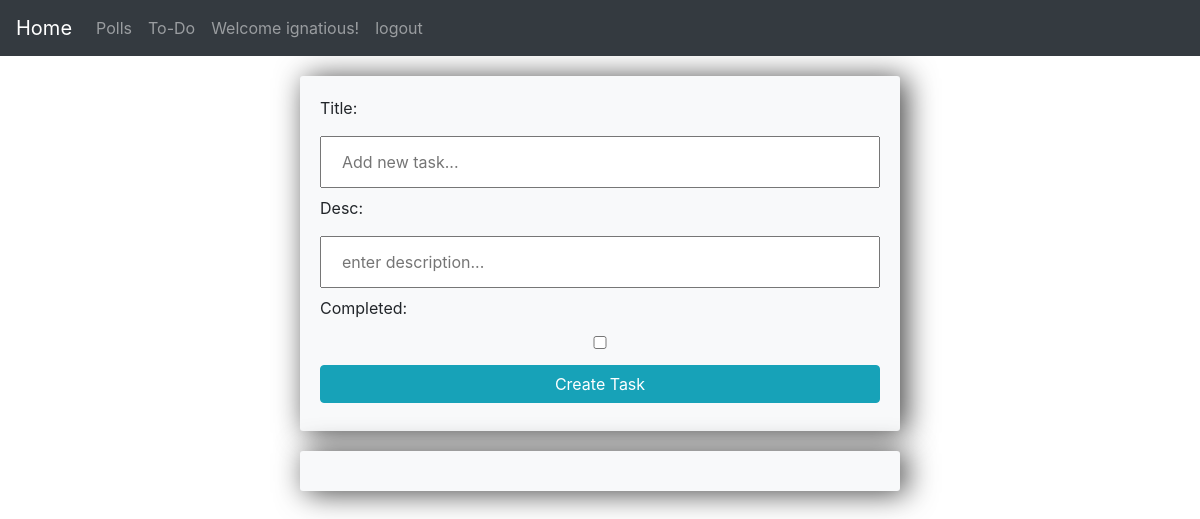
Page /tasks/ (signed in) on the earlier database version.
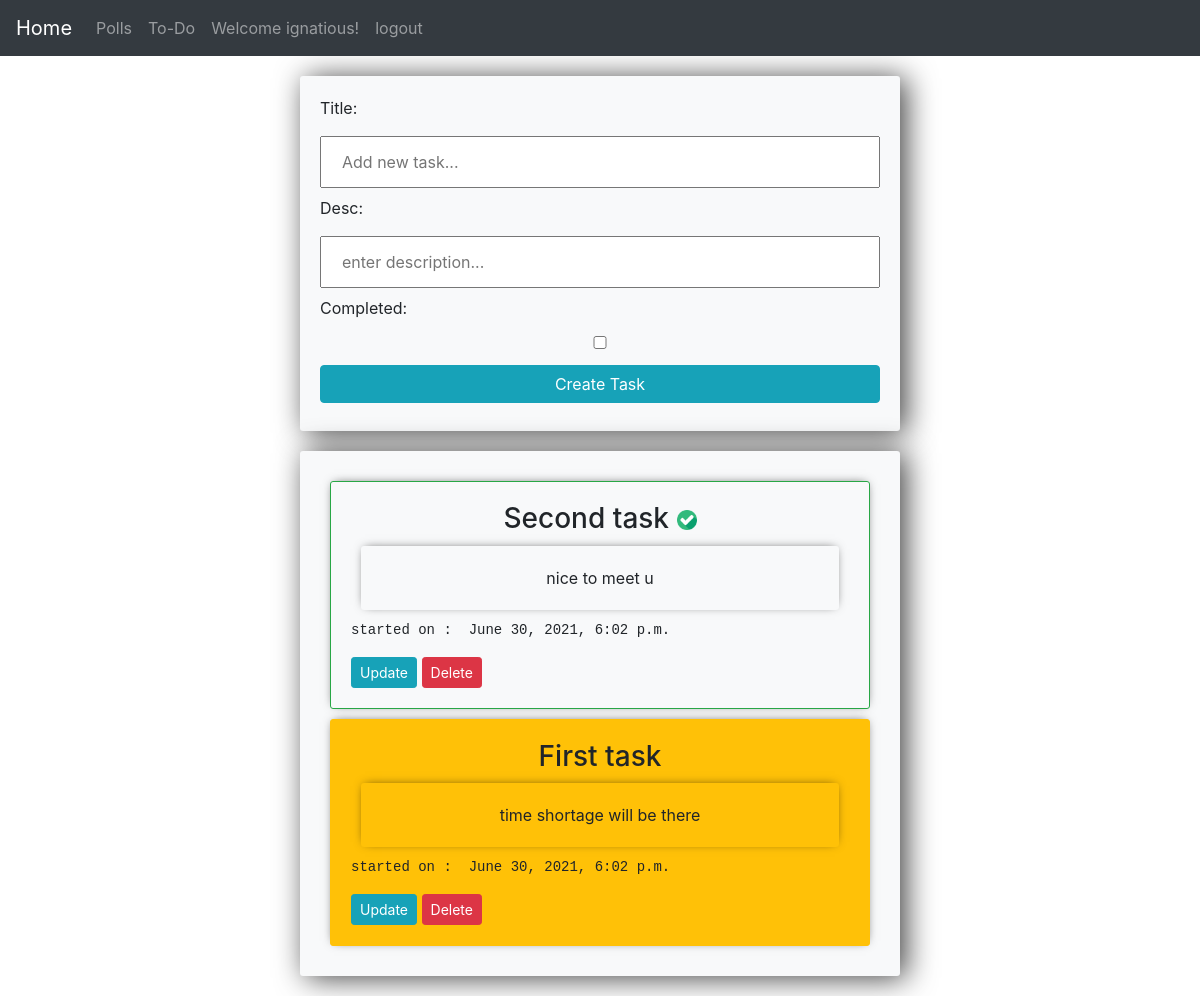
Same page on the later database version.
### tasks/models.py (models this page shows)
class Task(models.Model):
    title= models.CharField(max_length= 100)
    desc = models.TextField()
    date = models.DateTimeField(auto_now_add= True)
    completed = models.BooleanField(default= False)
    author = models.ForeignKey(User, on_delete= models.CASCADE ,null=True)
    def __str__(self):
        return self.title

### tasks/views.py (the view, shortened to what this page needs)
# urls.py: path('', views.index, name= 'tasks'),
def index(request):
    user = request.user
    tasks = Task.objects.none()
    if user.is_authenticated:
        tasks = Task.objects.filter(author__id=user.id)
    else:
        tasks = Task.objects.filter(author__id=None)
    form = TaskForm()
    content = {'tasks': tasks, 'form': form, 'user': user}
    return render(request, 'tasks/list.html', content)

### tasks/forms.py
class TaskForm(forms.ModelForm):
	title = forms.CharField(widget= forms.TextInput(attrs={'placeholder':'Add new task...'}))
	desc = forms.CharField(widget= forms.TextInput(attrs={'placeholder':'enter description...'}))
	class Meta:
		model = Task
		fields = ['title' ,'desc', 'completed']

### templates/tasks/list.html (shortened to what this page needs)
{% extends "home.html" %}
{% load static %}
{% block content %}
<link rel="stylesheet" href="https://stackpath.bootstrapcdn.com/bootstrap/4.3.1/css/bootstrap.min.css"
>
{% block content1 %}
<div class="center-column bg-light">
    <form method="POST" action="/tasks/">
        {% csrf_token %} {{form}}
        <input class="btn btn-info" type="submit" value="Create Task">
    </form>
</div>
<div class="center-column bg-light">
    <div class="todo-list">
        {% for task in tasks %}
        <div id="task{{ forloop.counter }}" class="item-row border border-5">
            <div class="text-center h3">
                {{task|capfirst}}
                {% if task.completed == True %}
                <img   src="{% static 'images/checked.png' %}" alt="Completed" width="20" height="20">
                {% endif %}
            </div>
            <div class="item-row text-center ">
                {{task.desc}}
            </div>
            <pre>started on :  {{task.date}}</pre>
            <a class="btn btn-sm btn-info" href="{% url 'tasks:update_task' task.id %}">Update</a>
            <a class="btn btn-sm btn-danger" href="{% url 'tasks:delete_task' task.id %}">Delete</a>
        </div>
        {% endfor %}
    </div>
</div>
{% endblock %}
{% endblock %}

Differences in the rows shown:
added Task: title "Second task", completed True (drawn), desc "nice to meet u", date "June 30, 2021, 6:02 p.m."
added Task: title "First task", desc "time shortage will be there", date "June 30, 2021, 6:02 p.m."
